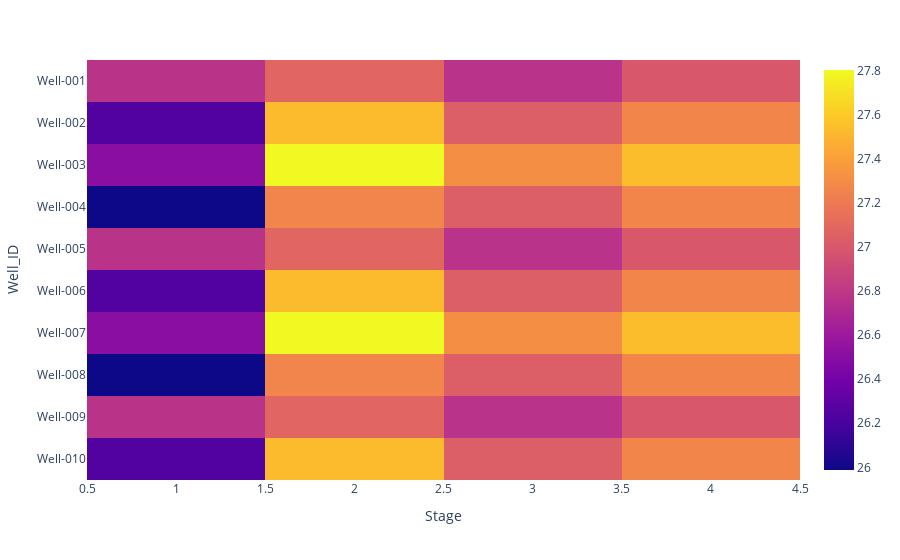

Notebook cell for this chart:
### Code cell
result_df=df.select('Engine_Oil_Pressure', 'Proppant_Concentration', 'Fluid_Rate', 'Well_ID','Stage')
result_df=result_df.toPandas()
result_df['Combined_Value'] = (result_df['Engine_Oil_Pressure'] * result_df['Fluid_Rate']) / result_df['Proppant_Concentration'] #moles*psi/liter
result_pivot = result_df.pivot_table(index='Well_ID', columns='Stage', values='Combined_Value', aggfunc='mean')
fig = px.imshow(result_pivot)
display(fig)

### Figure 1 — Plotly figure (JSON) as saved in the notebook; plotly's stock layout.template omitted (floating-point values rounded to 4 significant figures)
{"data": [{"coloraxis": "coloraxis", "hovertemplate": "Stage: %{x}<br>Well_ID: %{y}<br>color: %{z}<extra></extra>", "name": "0", "type": "heatmap", "x": [1, 2, 3, 4], "xaxis": "x", "y": ["Well-001", "Well-002", "Well-003", "Well-004", "Well-005", "Well-006", "Well-007", "Well-008", "Well-009", "Well-010"], "yaxis": "y", "z": [[26.77, 27.08, 26.77, 27.0], [26.25, 27.53, 27.04, 27.27], [26.51, 27.8, 27.31, 27.54], [25.99, 27.26, 27.04, 27.27], [26.77, 27.08, 26.77, 27.0], [26.25, 27.53, 27.04, 27.27], [26.51, 27.8, 27.31, 27.54], [25.99, 27.26, 27.04, 27.27], [26.77, 27.08, 26.77, 27.0], [26.25, 27.53, 27.04, 27.27]]}], "layout": {"coloraxis": {"colorscale": [[0, "#0d0887"], [0.1111, "#46039f"], [0.2222, "#7201a8"], [0.3333, "#9c179e"], [0.4444, "#bd3786"], [0.5556, "#d8576b"], [0.6667, "#ed7953"], [0.7778, "#fb9f3a"], [0.8889, "#fdca26"], [1, "#f0f921"]]}, "margin": {"t": 60}, "xaxis": {"anchor": "y", "constrain": "domain", "domain": [0, 1], "scaleanchor": "y", "title": {"text": "Stage"}}, "yaxis": {"anchor": "x", "autorange": "reversed", "constrain": "domain", "domain": [0, 1], "title": {"text": "Well_ID"}}}}
